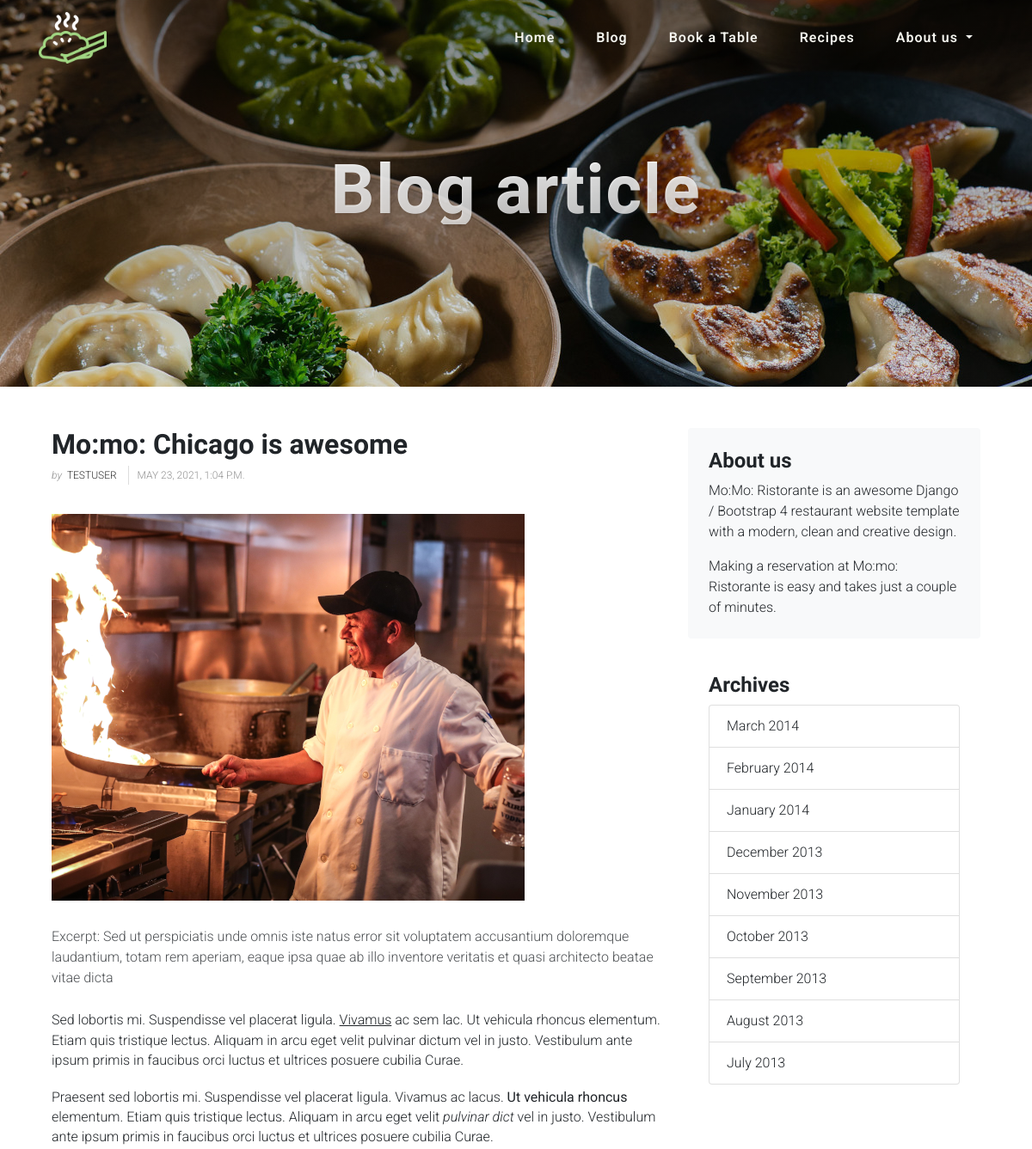
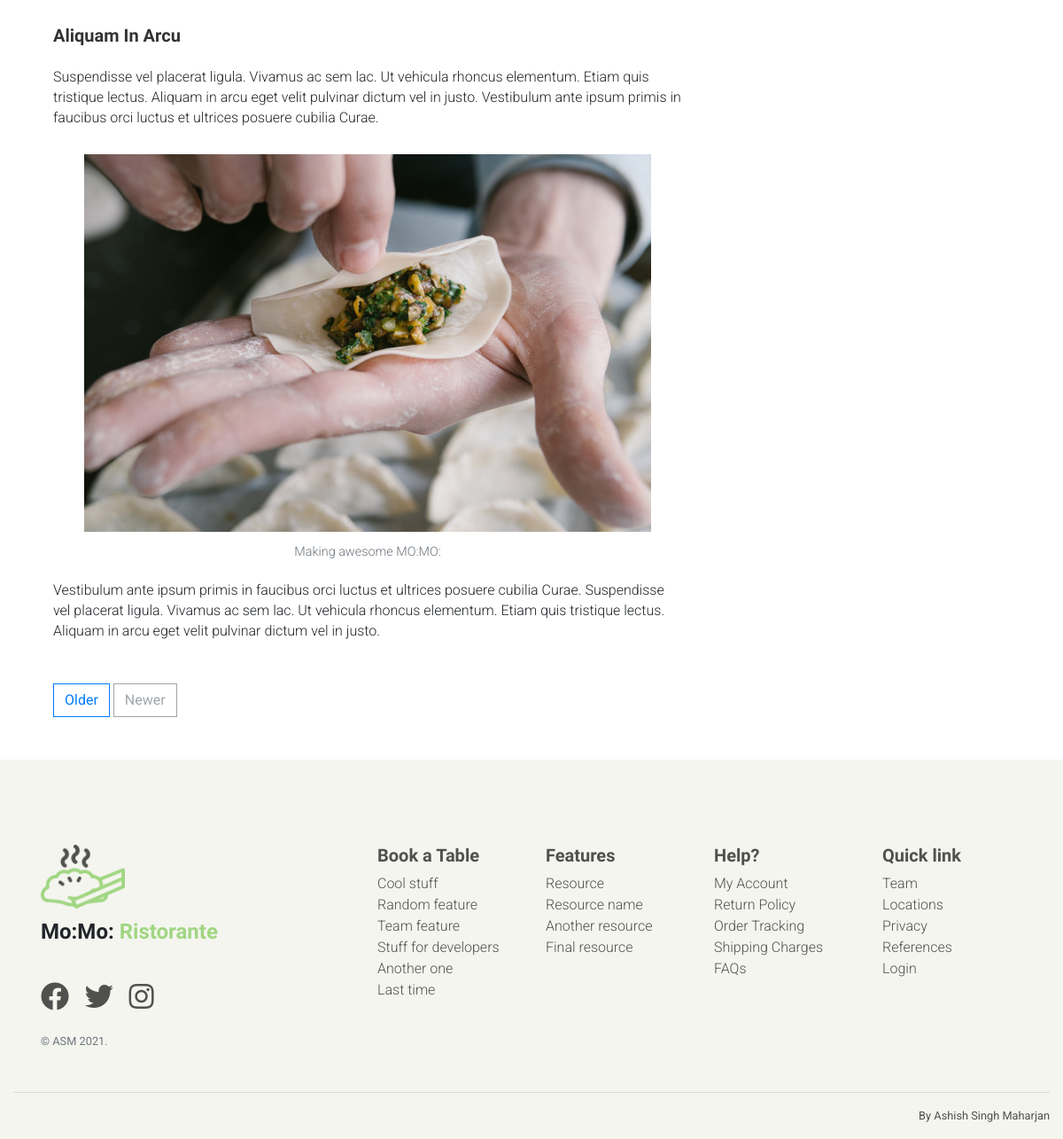
Page /blog/e52e5c83-ddf6-4190-9394-47b1c57af59b/ on the committed database (2 pictures, top to bottom).
### blogs/models.py (models this page shows, shortened)
class Blog(Authorable, TimeStampedModel, BlogTitleAbstractModel):
    id = models.UUIDField(primary_key=True, default=uuid.uuid4, editable=False)
    excerpt = models.TextField(max_length=200, blank=True)
    content = models.TextField(blank=True)
    image = models.ImageField(upload_to='', default='default.png', blank=True)
    image_url = models.CharField(max_length=200, blank=True)

### blogs/views.py (the view)
# urls.py: path('<uuid:id>/', blog_detail, name='blog_detail'),
def blog_detail(request, id):
    blog_id = get_object_or_404(Blog, pk=id)
    return render(request, 'blogs/detail.html', {
        'post': blog_id
    })

### blogs/templates/blogs/detail.html (shortened to what this page needs)
{% extends 'base.html' %}
{% load static %}
{% block content %}
<header class="master-head common-header">
    <div class="container d-flex h-100 align-items-center">
        <div class="mx-auto text-center">
            <h1 class="site">Blog article</h1>
        </div>
    </div>
</header>
<section class="article-clean container py-5 common-container">
    <div class="container">
        <div class="row">
            <div class="col-md-8">
                <div class="intro">
                    <h2>
                        {{ post.title }}
                    </h2>
                    <p>
                        <span class="by">by</span>
                        <a href="{% url 'website:under_construction' %}">
                            {{ post.author }}
                        </a>
                        <span class="date">
                            {{ post.created }}
                        </span>
                    </p>
                    <div class="featured-image">
                        <img src="{% static 'images/' %}{{post.image_url}}"
                             class="img-fluid"
                             alt={{ post.title }}>
                    </div>
                </div>
                <div class="excerpt">
                    {{'Excerpt: '}}{{ post.excerpt }}
                </div>
                <div class="content text">
                    <p>Sed lobortis mi. Suspendisse vel placerat ligula. <span style="text-decoration: underline;">Vivamus</span>
                        ac sem lac. Ut vehicula rhoncus elementum. Etiam quis tristique lectus. Aliquam in arcu eget
                        velit pulvinar dictum vel in justo. Vestibulum ante ipsum primis in faucibus orci luctus et
                        ultrices posuere cubilia Curae.</p>
                    <p>Praesent sed lobortis mi. Suspendisse vel placerat ligula. Vivamus ac lacus. <strong>Ut vehicula
                        rhoncus</strong> elementum. Etiam quis tristique lectus. Aliquam in arcu eget velit <em>pulvinar
                        dict</em> vel in justo. Vestibulum ante ipsum primis in faucibus orci luctus et ultrices posuere
                        cubilia Curae.</p>
                    <h2>Aliquam In Arcu </h2>
                    <p>Suspendisse vel placerat ligula. Vivamus ac sem lac. Ut vehicula rhoncus elementum. Etiam quis
                        tristique lectus. Aliquam in arcu eget velit pulvinar dictum vel in justo. Vestibulum ante ipsum
                        primis in faucibus orci luctus et ultrices posuere cubilia Curae.</p>
                    <figure class="figure d-block">
                        <img class="figure-img" src="/static/images/making-momo.jpg">
                        <figcaption class="figure-caption">Making awesome MO:MO:</figcaption>
                    </figure>
                    <p>Vestibulum ante ipsum primis in faucibus orci luctus et ultrices posuere cubilia Curae.
                        Suspendisse vel placerat ligula. Vivamus ac sem lac. Ut vehicula rhoncus elementum. Etiam quis
                        tristique lectus. Aliquam in arcu eget velit pulvinar dictum vel in justo.</p>
                </div>
                <nav aria-label="Pagination" class="blog-pagination mt-5">
                    <a class="btn btn-outline-primary"
                       href="{% url 'website:under_construction' %}">
                        Older
                    </a>
                    <a aria-disabled="true"
                       class="btn btn-outline-secondary disabled"
                       href="{% url 'website:under_construction' %}" tabindex="-1">Newer</a>
                </nav>
            </div>
            <div class="col-md-4">
                <div class="p-4 mb-3 bg-light rounded">
                    <h4 class="fst-italic">About us</h4>
                    <p>
                        Mo:Mo: Ristorante is an awesome Django / Bootstrap 4 restaurant website template with a modern,
                        clean and creative design.
                    </p>
                    <p class="mb-0">
                        Making a reservation at Mo:mo: Ristorante is easy and takes just a
                        couple of minutes.
                    </p>
                </div>
                <div class="p-4">
                    <h4 class="fst-italic">Archives</h4>
                    <ul class="list-group">
                        <li class="list-group-item">March 2014</li>
                        <li class="list-group-item">February 2014</li>
                        <li class="list-group-item">January 2014</li>
                        <li class="list-group-item">December 2013</li>
                        <li class="list-group-item">November 2013</li>
                        <li class="list-group-item">October 2013</li>
                        <li class="list-group-item">September 2013</li>
                        <li class="list-group-item">August 2013</li>
                        <li class="list-group-item">July 2013</li>
                    </ul>
                </div>
            </div>
        </div>
    </div>
</section>
{% endblock %}

### static/css/main.css (style rules this page uses)
html { scroll-behavior: smooth; }
html, body { font-family: "Roboto", serif; font-weight: 300; height: 100%; }
h1, h2, h3, h4, h5, h6 { font-family: "Cardo", serif; font-weight: 700; }

### website/static/website/css/style.css (style rules this page uses)
.btn { border-radius: 0; border-color: none; }
.master-head { position: relative; height: auto; min-height: 35rem; padding: 15rem 0; width: 100%; background-position: center; background-repeat: no-repeat; background-attachment: scroll; }
.master-head h1 { font-size: 2rem; line-height: 2rem; letter-spacing: 0.1rem; }
.master-head h1, .master-head h2 { background: -webkit-linear-gradient(white, rgba(255, 255, 255, 0.8)); -webkit-text-fill-color: transparent; -webkit-background-clip: text; text-shadow: 1px 1px 2px rgba(0, 0, 0, 0.1); }
@media (min-width: 768px) { .master-head h1 { font-size: 4rem; line-height: 7rem; } }
@media (min-width: 992px) { .master-head { height: 100vh; padding: 0; } }
@media (min-width: 992px) { .master-head h1 { font-size: 5rem; line-height: 5rem; letter-spacing: 0.1rem; } }
.article-clean .intro { font-size: 16px; margin: 0 auto 30px; }
.article-clean .intro p { color: #929292; font-size: 12px; }
.article-clean .intro p .by { font-style: italic; }
.article-clean .intro p .date { text-transform: uppercase; padding: 4px 0 4px 10px; margin-left: 10px; border-left: 1px solid #ddd; }
.article-clean .intro p a { color: #333; text-transform: uppercase; padding-left: 3px; }
.article-clean .intro img { margin-top: 20px; }
.article-clean .text h2 { margin-top: 28px; margin-bottom: 20px; line-height: 1.45; font-size: 16px; font-weight: bold; color: #333; }
.article-clean .text p { margin-bottom: 20px; line-height: 1.45; }
.article-clean .text figure { text-align: center; margin-top: 30px; margin-bottom: 20px; }
.article-clean .text figure img { margin-bottom: 12px; max-width: 100%; }
@media (min-width: 768px) { .article-clean .text p { font-size: 16px; } }
@media (min-width: 768px) { .article-clean .text h2 { font-size: 20px; } }

### blogs/templates/blogs/detail.html (style rules this page uses)
.master-head { min-height: 450px; }
.common-header { background: linear-gradient(rgba(0, 0, 0, 0.5), rgba(0, 0, 0, 0.1)), url("/static/images/background5.jpg"); background-position: center; background-repeat: no-repeat; background-attachment: scroll; background-size: cover; }
.excerpt { opacity: 0.8; margin: 25px 0; }
@media (min-width: 992px) { .master-head { height: 400px; } }

### rows in the picture
Blog: title "Mo:mo: Chicago is awesome", author "TESTUSER", created "MAY 23, 2021, 1:04 P.M.", image_url (picture), excerpt "Sed ut perspiciatis unde omnis iste natus error sit voluptatem accusantium doloremque laudantium, totam rem aperiam, eaque ipsa quae ab illo inventore veritatis et quasi architecto beatae vitae dicta"

### other values in the picture
{{ 'Excerpt: ' }} "Excerpt:"
